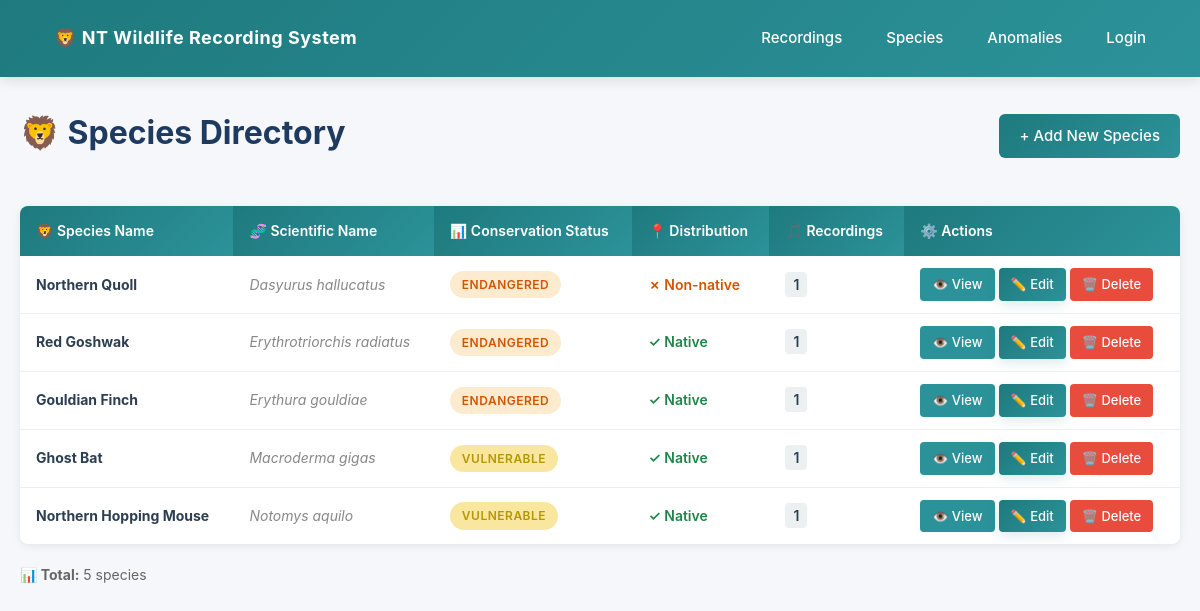
The app's page /species/ with its own data.
### recordings/models.py (models this page shows, shortened)
class Species(models.Model):
    common_name         = models.CharField(max_length=200)
    scientific_name     = models.CharField(max_length=200, unique=True)
    conservation_status = models.CharField(
        max_length=2,
        choices=ConservationStatus.choices,
        default=ConservationStatus.NOT_EVALUATED,
    )
    is_native  = models.BooleanField(default=False)
    not_native   = models.BooleanField(default=False)
    description = models.TextField(blank=True)
    class Meta:
        verbose_name_plural = 'species'
        ordering = ['scientific_name']

### recordings/views.py (the view)
# urls.py: path("species/", views.SpeciesListView.as_view(), name="species_list"),
class SpeciesListView(ListView):
    model = Species
    template_name = 'recordings/species_list.html'
    context_object_name = 'species_list'

### recordings/managers.py (called while the page is built)
    def get_queryset(self):
        return RecordingQuerySet(self.model, using=self._db)

### recordings/templates/recordings/species_list.html (shortened to what this page needs)
{% extends 'base.html' %}
{% block content %}
<div style="display: flex; justify-content: space-between; align-items: center; margin-bottom: 24px;">
    <h1>🦁 Species Directory</h1>
    <a href="{% url 'species_create' %}" class="button">+ Add New Species</a>
</div>
{% if species_list %}
    <table>
        <thead>
            <tr>
                <th>🦁 Species Name</th>
                <th>🧬 Scientific Name</th>
                <th>📊 Conservation Status</th>
                <th>📍 Distribution</th>
                <th>🎵 Recordings</th>
                <th>⚙️ Actions</th>
            </tr>
        </thead>
        <tbody>
            {% for species in species_list %}
            <tr>
                <td>
                    <strong>{{ species.common_name }}</strong>
                </td>
                <td>
                    <em style="color: #888;">{{ species.scientific_name }}</em>
                </td>
                <td>
                    {% if species.conservation_status == 'CR' %}
                        <span class="badge badge-red">{{ species.get_conservation_status_display }}</span>
                    {% elif species.conservation_status == 'EN' %}
                        <span class="badge badge-orange">{{ species.get_conservation_status_display }}</span>
                    {% elif species.conservation_status == 'VU' %}
                        <span class="badge badge-yellow">{{ species.get_conservation_status_display }}</span>
                    {% elif species.conservation_status == 'NT' %}
                        <span class="badge badge-yellow">{{ species.get_conservation_status_display }}</span>
                    {% elif species.conservation_status == 'LC' %}
                        <span class="badge badge-green">{{ species.get_conservation_status_display }}</span>
                    {% elif species.conservation_status == 'DD' %}
                        <span class="badge badge-gray">{{ species.get_conservation_status_display }}</span>
                    {% elif species.conservation_status == 'NE' %}
                        <span class="badge badge-gray">{{ species.get_conservation_status_display }}</span>
                    {% else %}
                        <span class="badge badge-gray">{{ species.get_conservation_status_display }}</span>
                    {% endif %}
                </td>
                <td>
                    {% if species.is_native %}
                        <span style="color: #1e8449; font-weight: 600;">✓ Native</span>
                    {% elif species.not_native %}
                        <span style="color: #d35400; font-weight: 600;">✗ Non-native</span>
                    {% else %}
                        <span style="color: #888;">—</span>
                    {% endif %}
                </td>
                <td>
                    <span style="background: #ecf0f1; padding: 4px 8px; border-radius: 4px; font-weight: 600;">{{ species.recordings.count }}</span>
                </td>
                <td style="white-space: nowrap;">
                    <a href="{% url 'species_detail' species.pk %}" class="button-sm">👁️ View</a>
                    <a href="{% url 'species_update' species.pk %}" class="button-sm button-secondary">✏️ Edit</a>
                    <a href="{% url 'species_delete' species.pk %}" class="button-sm button-danger">🗑️ Delete</a>
                </td>
            </tr>
            {% endfor %}
        </tbody>
    </table>
    <p style="margin-top: 20px; font-size: 14px; color: #666;">
        <strong>📊 Total:</strong> {{ species_list|length }} species
    </p>
{% endif %}
{% endblock %}

### recordings/templates/base.html (style rules this page uses)
* { box-sizing: border-box; margin: 0; padding: 0; }
body { font-family: -apple-system, BlinkMacSystemFont, 'Segoe UI', 'Roboto', 'Oxygen', 'Ubuntu', 'Cantarell', sans-serif; background-color: #f5f7fa; color: #2c3e50; line-height: 1.6; }
h1 { color: #1e3a5f; margin-bottom: 24px; font-size: 32px; font-weight: 700; }
.button { display: inline-block; padding: 10px 20px; background: linear-gradient(135deg, #1e7a7e 0%, #2c9299 100%); color: white; text-decoration: none; border-radius: 6px; font-size: 15px; font-weight: 500; margin-bottom: 16px; transition: all 0.3s ease; border: none; cursor: pointer; }
.button-sm { display: inline-block; padding: 6px 12px; background-color: #2c9299; color: white; text-decoration: none; border-radius: 4px; font-size: 13px; font-weight: 500; transition: all 0.2s ease; border: none; cursor: pointer; }
.button-danger { background-color: #e74c3c; }
.button-secondary { background: linear-gradient(135deg, #1e7a7e 0%, #2c9299 100%); color: white; border: none; box-shadow: 0 4px 12px rgba(30, 122, 126, 0.15); }
.badge { display: inline-block; padding: 4px 12px; border-radius: 20px; font-size: 12px; font-weight: 600; text-transform: uppercase; letter-spacing: 0.5px; }
.badge-orange { background-color: #fdebd0; color: #d35400; }
.badge-yellow { background-color: #f9e79f; color: #b7950b; }
table { width: 100%; border-collapse: collapse; background: white; border-radius: 8px; overflow: hidden; box-shadow: 0 2px 8px rgba(0, 0, 0, 0.08); }
th { background: linear-gradient(135deg, #1e7a7e 0%, #2c9299 100%); color: white; padding: 14px 16px; text-align: left; font-size: 14px; font-weight: 600; }
td { padding: 12px 16px; border-bottom: 1px solid #ecf0f1; font-size: 14px; }
tr:last-child td { border-bottom: none; }

### records on screen
Species: common_name "Northern Quoll", scientific_name "Dasyurus hallucatus", conservation_status "ENDANGERED", is_native "✗ Non-native", recordings.count "1"
Species: common_name "Red Goshwak", scientific_name "Erythrotriorchis radiatus", conservation_status "ENDANGERED", is_native "✓ Native", recordings.count "1"
Species: common_name "Gouldian Finch", scientific_name "Erythura gouldiae", conservation_status "ENDANGERED", is_native "✓ Native", recordings.count "1"
Species: common_name "Ghost Bat", scientific_name "Macroderma gigas", conservation_status "VULNERABLE", is_native "✓ Native", recordings.count "1"
Species: common_name "Northern Hopping Mouse", scientific_name "Notomys aquilo", conservation_status "VULNERABLE", is_native "✓ Native", recordings.count "1"

### other values on screen
{{ species_list|length }} "5"
